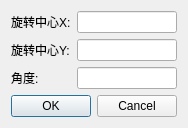
<?xml version="1.0" encoding="UTF-8"?>
<ui version="4.0">
 <class>RotateItem</class>
 <widget class="QDialog" name="RotateItem">
  <property name="geometry">
   <rect>
    <x>0</x>
    <y>0</y>
    <width>177</width>
    <height>119</height>
   </rect>
  </property>
  <property name="windowTitle">
   <string>Rotate</string>
  </property>
  <property name="windowIcon">
   <iconset resource="monitor.qrc">
    <normaloff>:/icons/rotate.png</normaloff>:/icons/rotate.png</iconset>
  </property>
  <layout class="QGridLayout" name="gridLayout">
   <item row="0" column="0">
    <widget class="QLabel" name="label">
     <property name="text">
      <string>旋转中心X:</string>
     </property>
    </widget>
   </item>
   <item row="0" column="1">
    <widget class="QLineEdit" name="lineEdit_x"/>
   </item>
   <item row="1" column="0">
    <widget class="QLabel" name="label_2">
     <property name="text">
      <string>旋转中心Y:</string>
     </property>
    </widget>
   </item>
   <item row="1" column="1">
    <widget class="QLineEdit" name="lineEdit_y"/>
   </item>
   <item row="2" column="0">
    <widget class="QLabel" name="label_3">
     <property name="text">
      <string>角度:</string>
     </property>
    </widget>
   </item>
   <item row="2" column="1">
    <widget class="QLineEdit" name="lineEdit_angle"/>
   </item>
   <item row="3" column="0" colspan="2">
    <widget class="QDialogButtonBox" name="buttonBox">
     <property name="orientation">
      <enum>Qt::Horizontal</enum>
     </property>
     <property name="standardButtons">
      <set>QDialogButtonBox::Cancel|QDialogButtonBox::Ok</set>
     </property>
    </widget>
   </item>
  </layout>
 </widget>
 <resources>
  <include location="monitor.qrc"/>
 </resources>
 <connections>
  <connection>
   <sender>buttonBox</sender>
   <signal>accepted()</signal>
   <receiver>RotateItem</receiver>
   <slot>accept()</slot>
   <hints>
    <hint type="sourcelabel">
     <x>248</x>
     <y>254</y>
    </hint>
    <hint type="destinationlabel">
     <x>157</x>
     <y>274</y>
    </hint>
   </hints>
  </connection>
  <connection>
   <sender>buttonBox</sender>
   <signal>rejected()</signal>
   <receiver>RotateItem</receiver>
   <slot>reject()</slot>
   <hints>
    <hint type="sourcelabel">
     <x>316</x>
     <y>260</y>
    </hint>
    <hint type="destinationlabel">
     <x>286</x>
     <y>274</y>
    </hint>
   </hints>
  </connection>
 </connections>
</ui>
